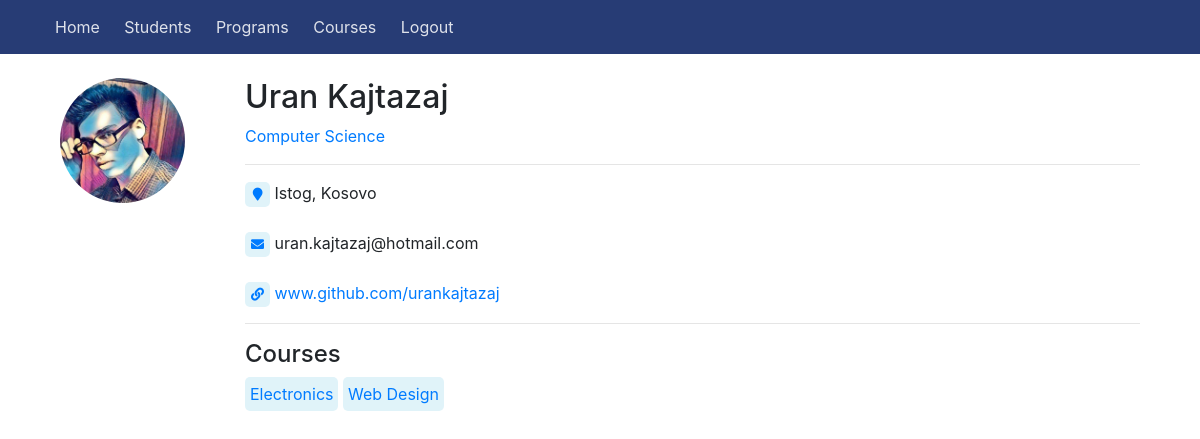
Screenshot of /student/1 with the database file from the repository.
### sems/models.py (models this page shows)
class Student(models.Model):
    picture = models.ImageField(null=True, blank=True, default='no-img.png')
    first_name = models.CharField(max_length=100)
    last_name = models.CharField(max_length=100)
    email = models.EmailField(null=True, blank=True)
    website = models.CharField(max_length=100, null=True, blank=True)
    program = models.ForeignKey(Program, on_delete=models.SET_NULL, null=True)
    country = models.ForeignKey(State, on_delete=models.SET_NULL, null=True)
    city = models.CharField(max_length=100, null=True)
    course = models.ManyToManyField(Course, null=True)
    def get_website(self):
        if self.website[0:4] != 'http':
            return 'http://' + self.website
        else:
            return self.website
    def __str__(self):
        return self.first_name + ' ' + self.last_name

class Program(models.Model):
    name = models.CharField(max_length=200)
    summary = models.CharField(max_length=600, null=True, blank=True)
    def __str__(self):
        return self.name

class State(models.Model):
    name = models.CharField(max_length=100)
    def __str__(self):
        return self.name

class Course(models.Model):
    name = models.CharField(max_length=200)
    summary = models.TextField(max_length=600, null=True, blank=True)
    program = models.ForeignKey(Program, on_delete=models.CASCADE)
    start_date = models.DateField()
    end_date = models.DateField()
    credits = models.IntegerField(null=True, default=0)
    def __str__(self):
        return self.name

### sems/views.py (the view)
# urls.py: path('student/<int:pk>', views.student_detail, name='student_detail'),
def student_detail(request, pk):
    student = Student.objects.get(pk=pk)
    return render(
        request, 'student_profile.html', {'student': student},
    )

### sems/templates/student_profile.html
{% extends 'base_generic.html' %}
{% block content %}
<div class="container">
    <div class="row">
        <div class="col-md-2 col-xs-12 text-center">
            <img class="thumb img-round" src="../static/uploads/{% if student.picture %}{{ student.picture }} {% else %}no-img.png {% endif %}" />
        </div>
        <div class="col-md-10 col-xs-12">
            <h2>{{ student }}</h2>
            <a href="{% url 'program_single' pk=student.program.pk %}" class="text-primary">{{ student.program }}</a>
            <hr/>
            <div><span class="sm-label label text-primary"><i class="fas fa-map-marker"></i></span> {{ student.city }}, {{ student.country }}</div><br/>
            <div><span class="sm-label label text-primary"><i class="fas fa-envelope"></i></span> {{ student.email }}</div><br/>
            <div><span class="sm-label label text-primary"><i class="fas fa-link"></i></span> <a href="{{ student.get_website }}" title="{{ student.get_website }}" target="_blank">{{ student.website }}</a> </div>
            <hr/>
            <h4>Courses</h4>
                {% if student.course %}
                    {% for course in student.course.all %}
                    <a class="label" href="{% url 'course_detail' pk=course.pk %}">{{ course }}</a>
                    {% endfor %}
                {% else %}
                <b class="text-danger">No courses</b>
                {% endif %}
        </div>
    </div>
</div>
{% endblock %}

### sems/static/css/main.css (style rules this page uses)
* { --main-color: #273c75; }
body { background-color: #fff; }
.img-round { width: 65px; height: 65px; overflow: hidden; display: flex; justify-content: center; align-items: center; border-radius: 100px; }
.thumb { width: 125px; height: 125px; }
.label { display: inline-flex; justify-content: center; align-items: center; background-color: #5bc0de30; border-radius: 5px; padding: 5px; }
.sm-label { width: 25px; height: 25px; font-size: 13px; }

### rows the page displays
Student: picture (picture), first_name+last_name "Uran Kajtazaj", program "Computer Science", city "Istog", country "Kosovo", email "uran.kajtazaj@hotmail.com", website "www.github.com/urankajtazaj"
Course: name "Electronics"
Course: name "Web Design"
